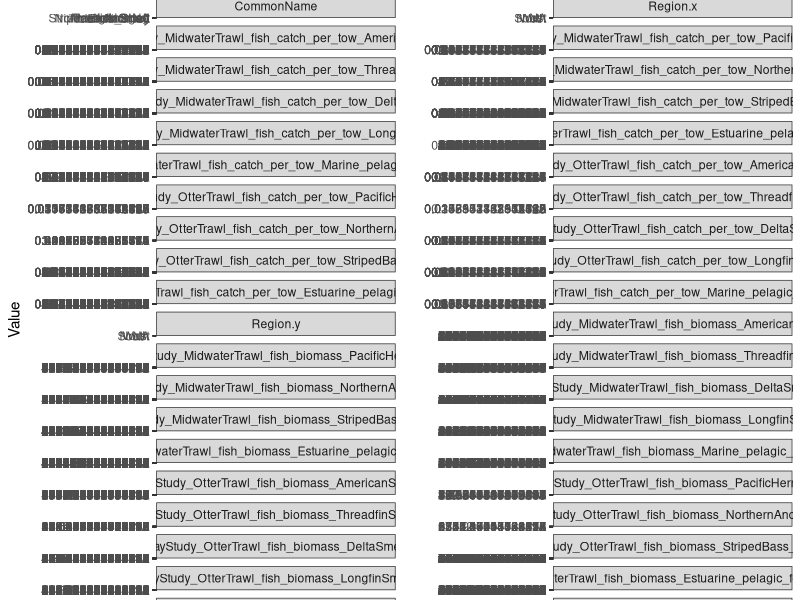

Write R code to recreate this figure.
## ---- chunk 1
knitr::opts_chunk$set(echo = TRUE)
## ---- chunk 2
library(dplyr)
library(tidyr)
library(ggplot2)
## ---- chunk 3
amphipod=read.csv("amphipod_annual_regions.csv")
flow=read.csv("annual_average_deltawide_flow_byregion.csv")
clams=read.csv("clams_annual_regions.csv")
fishbs=read.csv("fish_BayStudy_by_region.csv")
fishdj=read.csv("fish_DJFMP_by_region.csv")
fishfm=read.csv("fish_FMWT_by_regions.csv")
nutwq=read.csv("nutrient_data_yearly_regions.csv")
zoop=read.csv("zoop_annual_regions.csv")

zoopbm=dplyr::select(zoop, Year, Region, grep("BPUE", colnames(zoop)))

combined=flow %>% 
  full_join(nutwq, by=c("Year","Region")) %>% 
  full_join(fishfm, by=c("Year","Region")) %>% 
  full_join(fishbs, by=c("Year","Region")) %>% 
  full_join(fishdj, by=c("Year","Region")) %>% 
  full_join(zoopbm, by=c("Year","Region")) %>% 
  full_join(clams, by=c("Year","Region")) %>% 
  full_join(amphipod, by=c("Year","Region")) %>% 
  arrange(Year, Region)

write.csv(combined, "annual_data_compiled_regions.csv", row.names = F)
## ---- chunk 4
datalong=gather(combined,Var,Value,4:ncol(combined))
datalong$Var=factor(datalong$Var,levels = unique(datalong$Var))
datalong$Region=factor(datalong$Region, levels=c("West","North","South"))

ggplot(datalong, aes(y=Value, x=Year, col=Region)) +
  facet_wrap(.~Var, scales = "free_y", ncol = 2) +
  geom_line() + geom_point() +
  theme_bw() + 
  theme(legend.position="top")
